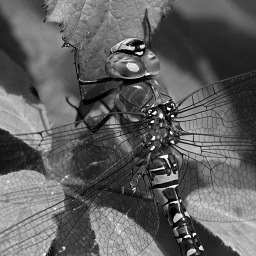
#> input picture HW1/DIPSourceHW1.jpg, 256 x 256 px
$ python main.py   (older library calls are emulated)
#> lines starting #> are read from the running program, lines starting #| are printed output that depends on the picture
from matplotlib import pyplot as plt
import scipy.io as sio
import scipy.misc
from scipy import signal, fftpack
from scipy.ndimage import gaussian_filter
import numpy as np
import imageio
import cv2
import os

KERNEL_SIZE = 17

# PART I
def trajectory_and_psf_blurring():

    # Part 1.1
    mat = sio.loadmat('100_motion_paths.mat')
#> (reads HW1/100_motion_paths.mat from the repository)
    data_x = mat['X']  # X values for each trajectory
    data_y = mat['Y']  # Y values for each trajectory

    # Plotting the trajectories, each one is a subplot in 10 X 10 grid
    plt.figure(1)
    for k in range(len(data_x)):
        plt.subplot(10, 10, k+1)
        plt.plot(data_x[k], data_y[k])

    plt.xlabel("X Axis")
    plt.ylabel("Y Axis")
    plt.title("Trajectories resulted by the handshake")
    plt.show()
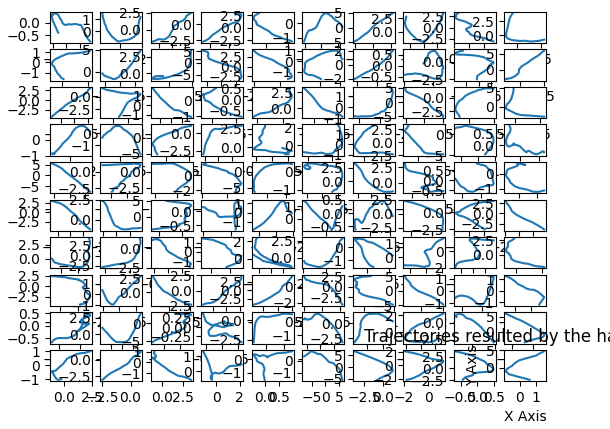
#> figure drawn by matplotlib, 100 panels; panel 2: curve peaks at x = -1.64, y = 1.52; panel 7: curve peaks at x = 5.62, y = 4.95; panel 12: curve peaks at x = 3.43, y = 4.76; panel 17: curve peaks at x = 4.01, y = 2.04

    # Part 1.2
    psf_kernel_list = []
    max_value = 0
    center = KERNEL_SIZE // 2

    if os.path.isdir('./output_psf'):
        for file in os.listdir('./output_psf'):
            os.remove(os.path.join('./output_psf', file))
    else:
        os.mkdir('./output_psf')

    # Creating 100 psf kernels from each trajectory
    # The creation process of each psf kernel:
    # For each [x,y] in the trajectory vector add 1 to the [center - round(y),center - round(x)] corresponding cell.
    # in order to get a valid value range divide every psf kernel with the maximum value found in overall cells.
    for idx in range(len(data_x)):
        psf_kernel = np.zeros((KERNEL_SIZE, KERNEL_SIZE))
        for k in range(len(data_x[idx])):
            psf_kernel[center - int((np.sign(data_y[idx, k])) * round(abs(data_y[idx, k]))),
                       center + int((np.sign(data_x[idx, k])) * round(abs(data_x[idx, k])))] += 1
        psf_kernel_list.append(psf_kernel)

        if psf_kernel.max() > max_value:
            max_value = psf_kernel.max()

    for idx in range(len(data_x)):
        psf_kernel_list[idx] /= max_value
        psf_kernel_list[idx] *= 255
        psf_kernel_list[idx] = psf_kernel_list[idx].astype(np.uint8)
        # Saving the psf kernel as image.
        imageio.imwrite('./output_psf/psf' + ("0" + str(idx) if idx < 10 else str(idx)) + '.png', psf_kernel_list[idx])

    # Plotting the psf kernels, each one is a subplot in 10 X 10 grid
    plt.figure(2)
    for idx in range(len(data_x)):
        plt.subplot(10, 10, idx+1)
        plt.imshow(psf_kernel_list[idx], cmap='gray')  # PSF matrix created
    plt.show()
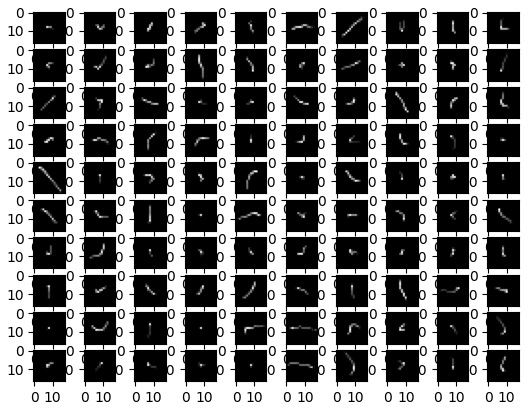
#> figure drawn by matplotlib, 100 panels

    # Part 1.3

    if os.path.isdir('./output_blurred'):
        for file in os.listdir('./output_blurred'):
            os.remove(os.path.join('./output_blurred', file))
    else:
        os.mkdir('./output_blurred')

    # Generating blurred images from an original given one, by doing a convolution with each kernel.
    original_image = cv2.imread('DIPSourceHW1.jpg', cv2.IMREAD_GRAYSCALE).astype(float)
#> original_image: shape (256, 256) float64; min 0, max 255, mean 95.5
    for idx in range(len(data_x)):
        blurred_image = signal.convolve2d(original_image, psf_kernel_list[idx]/255.0, boundary='symm', mode='same').clip(0, 255)
        # Saving the blurred image.
        imageio.imwrite('./output_blurred/blurred' + ("0"+str(idx) if idx < 10 else str(idx)) + '.png', blurred_image.astype(np.uint8))
#> this loop made 100 passes
#> pass 1, in trajectory_and_psf_blurring, `blurred_image = signal.convolve2d(original_image, psf_kernel_list[idx]..`:
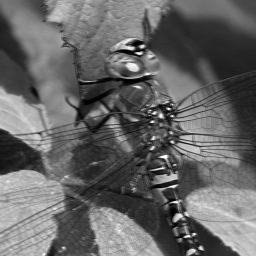
#> blurred_image: shape (256, 256) float64; min 0.157, max 255, mean 102.6
#> pass 2, in trajectory_and_psf_blurring, `blurred_image = signal.convolve2d(original_image, psf_kernel_list[idx]..`:
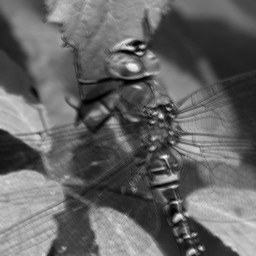
#> blurred_image: shape (256, 256) float64; min 0.388, max 254.1, mean 101.5
#> after the loop:
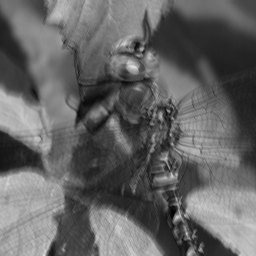
#> blurred_image: shape (256, 256) float64; min 2.55, max 227.9, mean 100.4

# PART 2
def deblurring():
    # Loading the blurred images from part 1.
    image_list = os.listdir('./output_blurred')
    fft_image_list = []
    fft_abs_list = []
    # Making lists of the fourier transformed images and their absolute value.
    for image in image_list:
        curr_image = cv2.imread(os.path.join('./output_blurred', image), cv2.IMREAD_GRAYSCALE).astype(float)/255.0
        fft_image_list.append(fftpack.fft2(curr_image))
        fft_abs_list.append(fftpack.fftshift(abs(fftpack.fft2(curr_image))))

    # Applying low pass filter to fourier transformed absolute value list using a gaussian filter.
    sigma = 256 / float(KERNEL_SIZE)
    gaussian_abs_list = [fftpack.ifftshift(gaussian_filter(x, sigma)) for x in fft_abs_list]
    p = 11

    # Loading original image for PSNR computation .
    original_image = cv2.imread('DIPSourceHW1.jpg', cv2.IMREAD_GRAYSCALE).astype(float)

    if os.path.isdir('./output_deblurred'):
        for file in os.listdir('./output_deblurred'):
            os.remove(os.path.join('./output_deblurred', file))
    else:
        os.mkdir('./output_deblurred')

    psnr_list = []
    # Generating deblurred images for changing number of frames (changing k first frames) by this formula:
    # inverse_fourier(sum(image_fourier_transform_i*weight_i/total_weight))
    # weight_i = (|image_fourier_transform_i|*Gaussian_sigma)^p
    for num_of_images in range(1, len(image_list)+1):
        # calc the weights out of the photos
        total_weight = np.zeros((256, 256)).astype(float)
        fft_weight_list = []
        for idx in range(num_of_images):
            total_weight += gaussian_abs_list[idx] ** p
        for idx in range(num_of_images):
            fft_weight_list.append(gaussian_abs_list[idx] ** p / total_weight)

        final_image = np.zeros((256, 256)).astype(complex)
        for idx in range(num_of_images):
            final_image += (fft_image_list[idx] * fft_weight_list[idx])

        final_image = fftpack.ifft2(final_image).real * 255.0

        # Saving the first k-th frames deblurred image.
        imageio.imwrite('./output_deblurred/deblurred' + ("0" + str(num_of_images-1) if (num_of_images-1) < 10 else str(num_of_images-1)) + '.png', final_image.astype(np.uint8))

        # PSNR calculation using the following formula:
        # 10*np.log10(MAX**2/MSE).
        # MAX - max pixel value of the original image.
        # MSE - its just the MSE between the original and the deblurred images.
        MSE = ((original_image - final_image)**2).mean()
        MAX = original_image.max()

        psnr_list.append(10*np.log10(MAX**2/MSE))
#> after the loop, psnr_list = []

    # Plotting graph of the PSNR values as function of number of images
    plt.figure(3)
    plt.plot(psnr_list)

    plt.xlabel("Number of images")
    plt.ylabel("PSNR value")
    plt.title("PSNR values as function of number of images")
    plt.show()
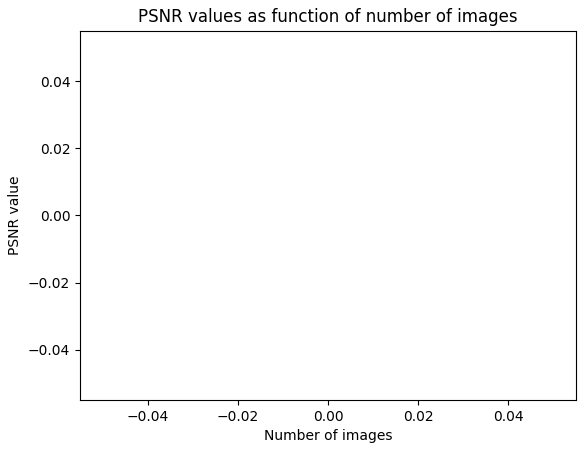
#> figure drawn by matplotlib, 1 panel

def main():
    trajectory_and_psf_blurring()
    deblurring()

if __name__ == "__main__":
    main()
